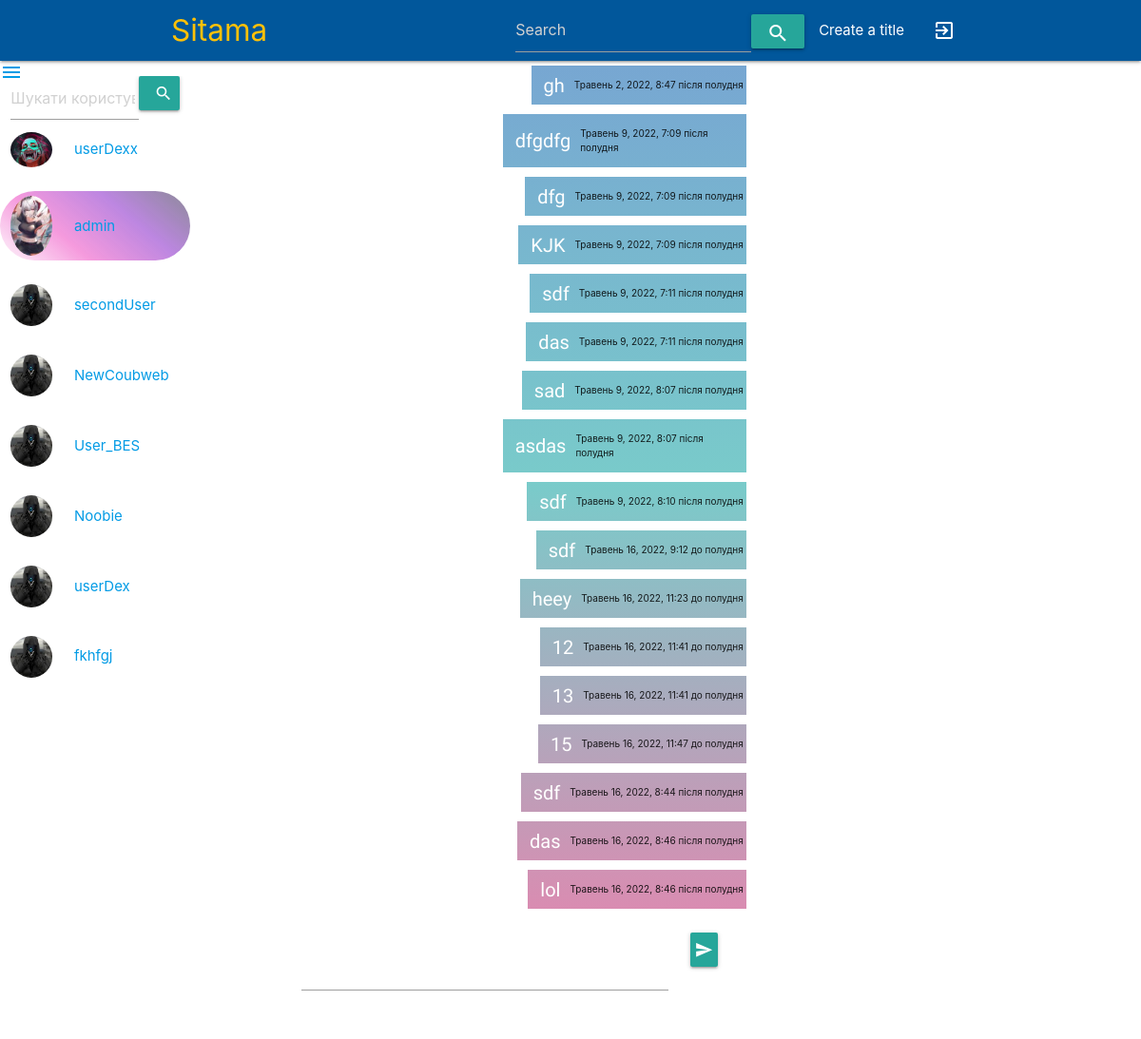
The app's page /chat/1 (signed in) with its own data.
### blog/models.py (models this page shows, shortened)
class Profile(models.Model):
    user = models.OneToOneField(User,on_delete=models.CASCADE)
    avatar = models.ImageField(default="blog/static/img/profiles/default_avatar.jpg", upload_to="blog/static/img/profiles")
    bio = models.TextField(max_length=500, blank=True)

### chat/models.py (models this page shows, shortened)
class Message(models.Model):
    sender = models.ForeignKey(User,
                               related_name="sent_messages",
                               on_delete=models.CASCADE)
    receiver = models.ForeignKey(User,
                               related_name="received_messages",
                               on_delete=models.CASCADE)
    message = models.TextField()
    seen = models.BooleanField(default=False)
    date_created = models.DateTimeField(default=timezone.now)
    class Meta:
        ordering = ('date_created', )

### chat/views.py (the view)
# urls.py: path('<int:pk>', views.load_messages),
@login_required
def load_messages(request, pk, users=None):
    other_user = get_object_or_404(User, pk=pk)
    messages = Message.objects.filter(
        Q(receiver=request.user, sender=other_user)
    )
    messages.update(seen=True)
    messages = messages | Message.objects.filter(
        Q(receiver=other_user, sender=request.user)
    )
    msg_num = unread_msg_num(request)
    if not users:
        users = User.objects.all()
    count_msg_users = []   # [(12, user1),(3, user2),()]
    for usr in users:
        msg_count_reseved =  usr.sent_messages.filter(receiver=request.user).count()
        msg_count_sent = usr.received_messages.filter(sender=request.user).count()
        msg_count = msg_count_reseved + msg_count_sent
        count_msg_users.append((msg_count, usr))
    count_msg_users.sort(key=lambda el: el[0],reverse=True)
    users = [usr[1] for usr in count_msg_users]
    context = {
        "other_user": other_user,
        "user_messages": messages,
        "users": users,
        "msg_num": msg_num,
    }
    return render(request, "chatroom.html", context)

### chat/views.py (called while the page is built)
def unread_msg_num(request):
    if request.user.is_authenticated:
        unread_messages = Message.objects.filter(
            Q(seen=False) & Q(sender__is_active=True)
            & Q(receiver__is_active=True) & Q(receiver__id=request.user.id)
        )
        unread_messages_count = unread_messages.count()
        print("UNREAD MESSAGES COUNT: ", unread_messages_count)
        return unread_messages_count

### chat/templates/chatroom.html (shortened to what this page needs)
{% extends 'navbar.html' %}
{% load humanize %}
{% block content %}
<div class="row" id="style-scroll">
    <div style=" top: 80px;" class="col s4 m2 l2 sidenav-fixed" id="style-scroll">
        <div style="display: flex;">
        <form class="" id="search_user" method=POST action="{% url 'search_user' %}">
            <input type="search" name="searchuser"
            placeholder="Шукати користувача">
        </form>
        <button style="align-items: center;" class="btn waves-effect waves-light"
                 form="search_user"
                 type="submit" ><i class="large material-icons">search</i>
        </button>
        </div>
        {% for user_ in users %}
        {% if user_ == other_user %}
        <div class="row valign-wrapper" style="background: linear-gradient(220deg, #03001e75,#7403c07a,#ec38bc81,#fdeff986);
                                                border-radius: 50px;">
        {% else %}
        <div class="row valign-wrapper">
        {% endif %}
            <div class="col s4">
                <a style="display: flex; margin: 5px 0;" href="/chat/{{user_.pk}}"><img style="position: relative;" src="/{{user_.profile.avatar}}" alt="" class="circle responsive-img"></a>
            </div>
            <div class="col s8">
              <span class="black-text">
                  <a href="/chat/{{user_.pk}}">{{user_.username}}</a>
              </span>
            </div>
        </div>
        {% endfor %}
    </div>
    <div class="container">
        <div class="container">
            <div id="message_area" class="col s8 m10 l10">
                <div id="messages" class="row">
                    {% for message in user_messages %}
                        <div class="col s12 m12 l12">
                            <div class="mes_card {% if request.user == message.sender %} right{% else %} left{% endif %}" style="padding: 3px;">
                                <div class="card-content" style="display: flex; align-items: center; max-width: 250px;">
                                    <p style="font-family: 'Oswald', sans-serif; color: white; margin:0 10px; font-size: 20px; text-align: {% if request.user == message.sender %}right {% else %} left {% endif %};">{{ message.message }}</p>
                                    <p style="font-size: 10px;">{{ message.date_created }}</p>
                                </div>
                            </div>
                        </div>
                    {% endfor %}
                </div>
                <div class="row">
                    <div  class="input-field col s10">
                      <input style="color: white;" id="message-input" type="text" data-length="1000">
                    </div>
                    <div class="col s2">
                        <button style="padding: 0;" id="send_btn" class="btn waves-effect waves-light" type="submit" name="action"><i style="margin: 0 5px;" class="material-icons right">send</i></button>
                    </div>
                </div>
            </div>
        </div>
    </div>
</div>
{% endblock %}

### blog/static/css/blog.css (style rules this page uses)
.bg { background-image: url(https://i.pinimg.com/originals/11/1a/03/111a03133d14214539c96e0f657dff1a.png); background-size: cover; background-attachment: fixed; }

### blog/static/css/sidenav.css (style rules this page uses)
.sidenav-fixed { position: fixed; z-index: 1; top: calc(0+64px); left: 0; max-height: 730px; float:left; overflow-y: scroll; }

### blog/static/css/chat_style.css (style rules this page uses)
.mes_card { margin: 5px 0; background: linear-gradient(#77a1d3 ,#79cbca,#e684ae); background-size: 1920px 1016px; background-repeat: no-repeat; background-attachment: fixed; }

### records on screen
Message: message "gh", date_created "Травень 2, 2022, 8:47 після полудня"
Message: message "dfgdfg", date_created "Травень 9, 2022, 7:09 після полудня"
Message: message "dfg", date_created "Травень 9, 2022, 7:09 після полудня"
Message: message "KJK", date_created "Травень 9, 2022, 7:09 після полудня"
Message: message "sdf", date_created "Травень 9, 2022, 7:11 після полудня"
Message: message "das", date_created "Травень 9, 2022, 7:11 після полудня"
Message: message "sad", date_created "Травень 9, 2022, 8:07 після полудня"
Message: message "asdas", date_created "Травень 9, 2022, 8:07 після полудня"
Message: message "sdf", date_created "Травень 9, 2022, 8:10 після полудня"
Message: message "sdf", date_created "Травень 16, 2022, 9:12 до полудня"
Message: message "heey", date_created "Травень 16, 2022, 11:23 до полудня"
Message: message "12", date_created "Травень 16, 2022, 11:41 до полудня"
Message: message "13", date_created "Травень 16, 2022, 11:41 до полудня"
Message: message "15", date_created "Травень 16, 2022, 11:47 до полудня"
Message: message "sdf", date_created "Травень 16, 2022, 8:44 після полудня"
Message: message "das", date_created "Травень 16, 2022, 8:46 після полудня"
Message: message "lol", date_created "Травень 16, 2022, 8:46 після полудня"

### other values on screen
{{ user_.username }} "userDexx"
{{ user_.username }} "admin"
{{ user_.username }} "secondUser"
{{ user_.username }} "NewCoubweb"
{{ user_.username }} "User_BES"
{{ user_.username }} "Noobie"
{{ user_.username }} "userDex"
{{ user_.username }} "fkhfgj"
